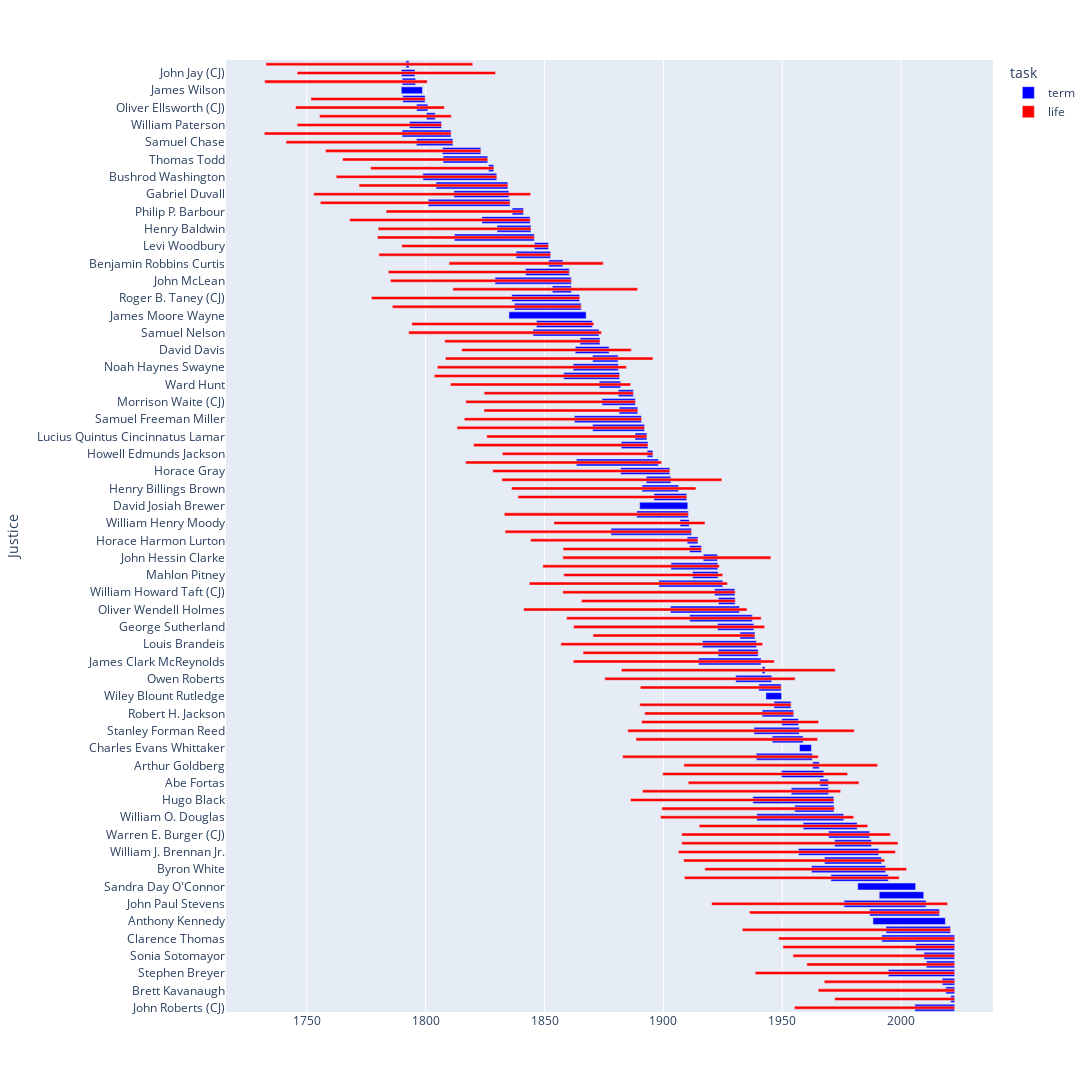

Notebook code for this chart:
### Code cell
colors = {}
colors['life'] =  'rgb(255, 0, 0)' #specify the color for the 'planned' schedule bars
colors['term'] = 'rgb(0, 0, 255)'  #specify the color for the 'actual' schedule bars

fig = px.timeline(
    df, 
    x_start="start_date", 
    x_end="end_date", 
    y="Justice",
    color='task',
    color_discrete_map = colors,
    # hover_name="Task Description"
    width=1200, height=3200
    )

# fig.update_yaxes(autorange="reversed")          #if not specified as 'reversed', the tasks will be listed from bottom up       
fig.data[1].width=0.35 # update the width of the 'Actual' schedule bars (the second trace of the figure)
fig.show()
